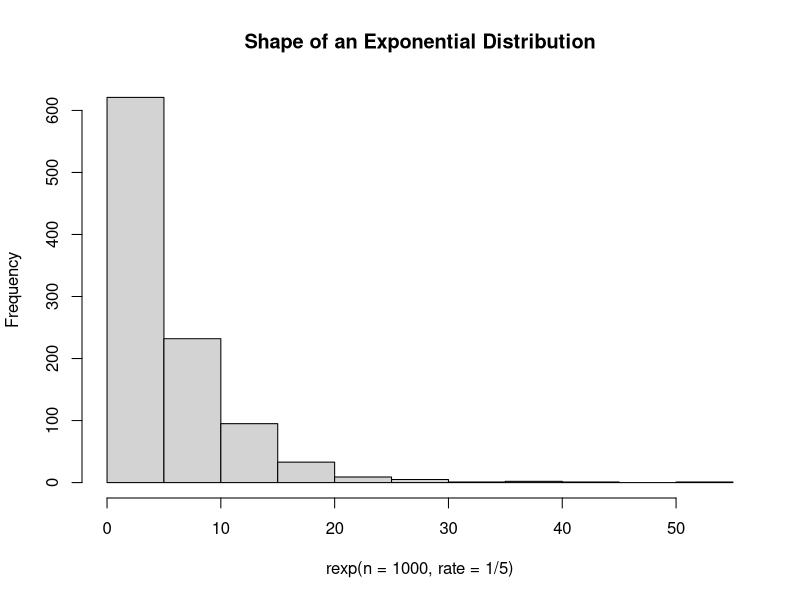
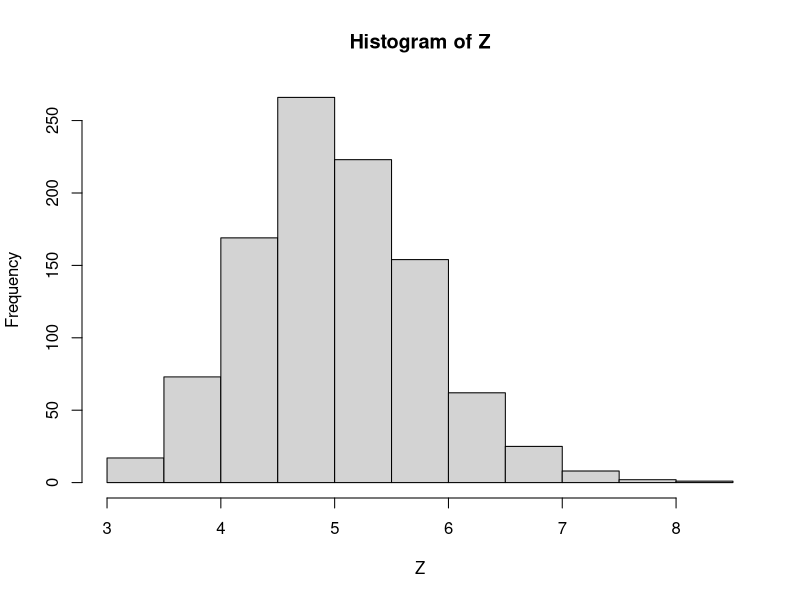
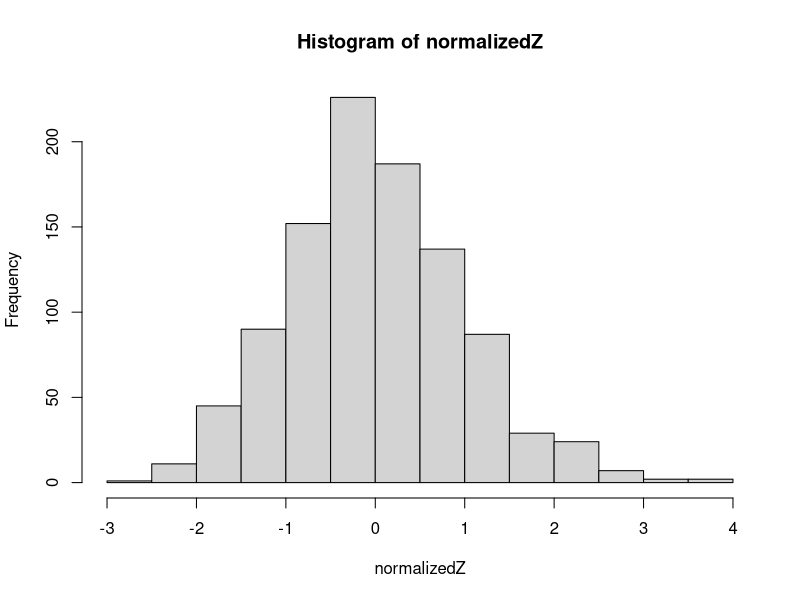

R code for these plots, in order:
## ---- chunk 1
lambda <- 0.2
mu <- 1 / lambda
sigma <- 1 / lambda
c(lambda, mu, sigma)
## ---- chunk 2
hist(rexp(n=1000, rate=1/5), main="Shape of an Exponential Distribution")
## ---- chunk 3
# set the seed so others can reproduce our results
set.seed(123456789)
n <- 40
Z <- NULL
for (i in 1:1000) { 
  Z <- c(Z, mean(rexp(n, lambda))) 
}
str(Z)
## ---- chunk 4
hist(Z)
## ---- chunk 5
theoretical_mean <- mu
sample_mean      <- mean(Z)

round(c(theoretical_mean, sample_mean), 2)
## ---- chunk 6
theoretical_variance <- sigma^2/n
sample_variance      <- var(Z)

round(c(theoretical_variance, sample_variance), 2)
## ---- chunk 7
normalizedZ <- (Z - mu)/(sigma / sqrt(n))
hist(normalizedZ)
## ---- chunk 8
standard_mean   <- 0
standard_median <- 0
standard_dev    <- 1

round(c(standard_mean, standard_median, standard_dev), 4)
## ---- chunk 9
normalizedZ_mean   <- mean(normalizedZ)
normalizedZ_median <- median(normalizedZ)
normalizedZ_dev    <- sd(normalizedZ)

round(c(normalizedZ_mean, normalizedZ_median, normalizedZ_dev), 4)
